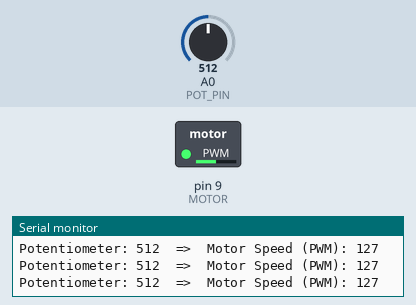
A sketch run on a simulated Arduino Uno, built with avr-gcc and run on an emulated ATmega328P. Parts: switched loads named in the sketch (green lamp = pin HIGH), the last lines printed to the serial monitor. The inputs (shaded band) are chosen by the test bench; at power-on: A0 (POT_PIN) = 512.

Above: at 1.2 s.
1.3 s: A0 (POT_PIN) set to 716
At 2.2 s:
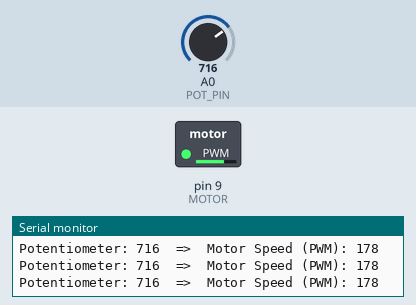
2.8 s: A0 (POT_PIN) set to 900
At 3.8 s:
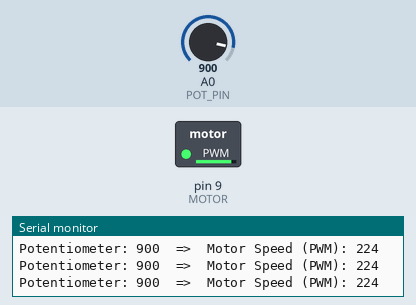
4.3 s: A0 (POT_PIN) set to 409
At 5.4 s:
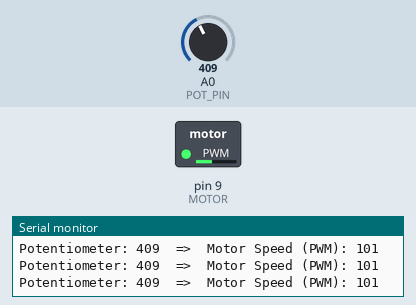
7.3 s: A0 (POT_PIN) set to 388
At 8.6 s:
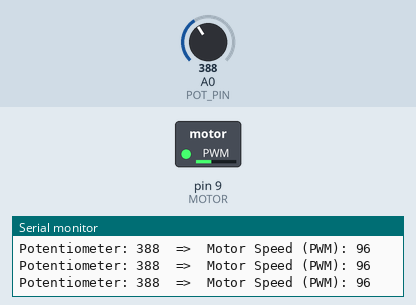
10.3 s: A0 (POT_PIN) set to 122
At 11.5 s:
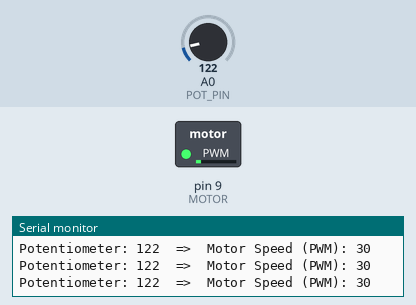
11.8 s: A0 (POT_PIN) set to 511
At 13.3 s:
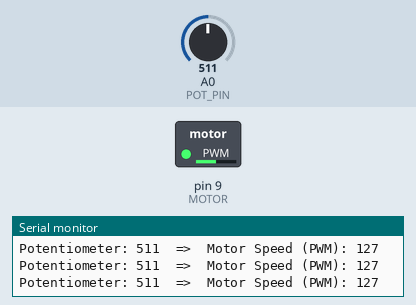
Timing chart, 0 to 14.3 s (numbered marks = the images above; inputs shaded):
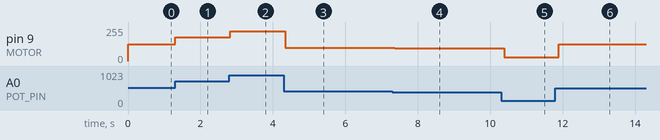

Measured:
- after the input at 1.3 s, pin 9 (MOTOR): 127/255 → 178/255 at once
- after the input at 2.8 s, pin 9 (MOTOR): 178/255 → 224/255 at once
- after the input at 4.3 s, pin 9 (MOTOR): 224/255 → 101/255 at once
- after the input at 7.3 s, pin 9 (MOTOR): 101/255 → 96/255 after 0.06 s
- after the input at 10.3 s, pin 9 (MOTOR): 96/255 → 30/255 after 0.08 s
- after the input at 11.8 s, pin 9 (MOTOR): 30/255 → 127/255 after 0.09 s

The sketch:

motor.ino
```cpp
// Motor Speed Control using a Potentiometer

const int MOTOR = 9;       // Motor on PWM-capable Digital Pin 9
const int POT_PIN = A0;    // Potentiometer connected to Analog Pin A0

void setup() {
  pinMode(MOTOR, OUTPUT);
  Serial.begin(9600);
}

void loop() {
  int potValue = analogRead(POT_PIN);              // Read potentiometer value (0 - 1023)
  int motorSpeed = map(potValue, 0, 1023, 0, 255);  // Map it to PWM range (0 - 255)

  analogWrite(MOTOR, motorSpeed);                  // Set motor speed

  Serial.print("Potentiometer: ");
  Serial.print(potValue);
  Serial.print("  =>  Motor Speed (PWM): ");
  Serial.println(motorSpeed);
  delay(100);                                        // Small delay to stabilize
}
```
